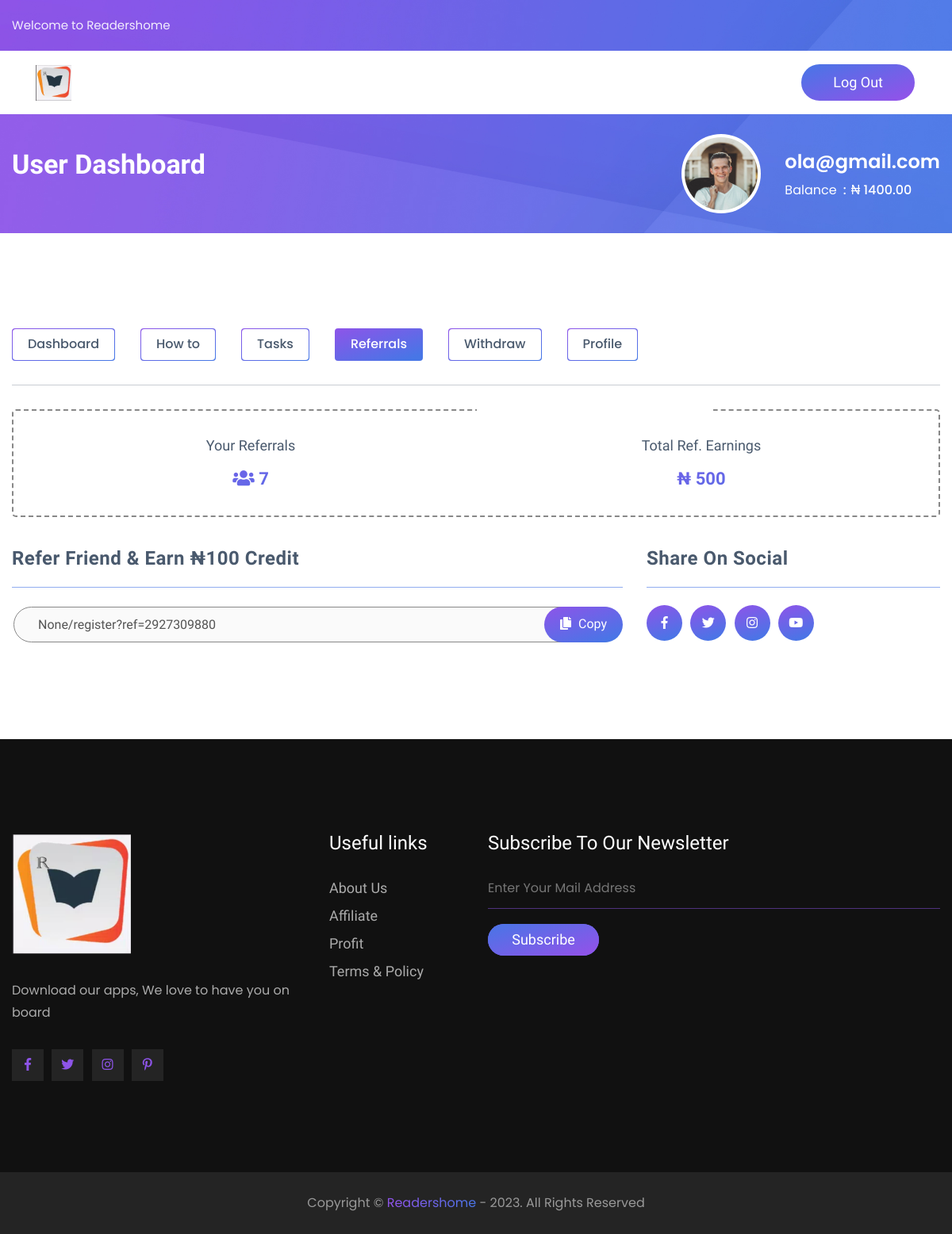
Page /referrals (signed in) on the committed database.
### authentication/models.py (models this page shows, shortened)
class User(AbstractBaseUser, PermissionsMixin, TimestampedModel):
    id = models.UUIDField(auto_created=True, default=uuid.uuid4, primary_key=True, verbose_name='ID', editable=False)
    username = models.CharField(db_index=True, max_length=255, unique=True)
    email = models.CharField(max_length=255, unique=True)
    firstname = models.CharField(max_length=255)
    lastname = models.CharField(max_length=255)
    phone = models.CharField(max_length=255)
    activation_token = models.UUIDField(auto_created=True, default=uuid.uuid4, editable=False, unique=True)
    referral_code = models.CharField(null=True, blank=True, max_length=255)
    is_active = models.BooleanField(default=True)
    is_vip = models.BooleanField(default=False)
    is_staff = models.BooleanField(default=False)
    first_app = models.BooleanField(default=False)
    second_app = models.BooleanField(default=False)
    third_app = models.BooleanField(default=False)
    fourth_app = models.BooleanField(default=False)
    objects = UserManager()
    USERNAME_FIELD = 'email'
    def __str__(self):
        return self.email

### account/models.py (models this page shows, shortened)
class UserProfile(TimestampedModel):
    user = models.OneToOneField(User, on_delete=models.CASCADE, related_name='profile')
    account_balance = models.DecimalField(max_digits=10, decimal_places=2, default=0)

### base/views.py (the view)
# urls.py: path('referrals', referrals, name='referrals'),
@login_required(login_url="/")
def referrals(request):
    referrals_count = Referral.objects.filter(referrer=request.user.profile).count()
    context = {
        "referrals_count": referrals_count,
        }
    return render(request,"referral.html", context)

### base/context_proccessor.py (called while the page is built)
def host(request):
    context = {
        'host': request.environ.get("HTTP_HOST"),
        'completed': request.user.first_app and request.user.second_app and request.user.third_app and request.user.fourth_app if request.user.is_authenticated else False,
    }
    return context

### templates/referral.html (shortened to what this page needs)
{% extends 'base.html' %}
{% load static %}
{% block content %}
<div class="user-dashboard">
    <div class="container">
        {% include "common/dashboard-menu.html" %}
        <div class="refferal-info">
            <div class="row">
                <div class="col-xl-6 col-lg-6 col-sm-6">
                    <div class="single-info">
                        <div class="part-text">
                            <span class="title">Your Referrals</span>
                            <span class="descr"><i class="fas fa-users"></i> {{referrals_count}}</span>
                        </div>
                    </div>
                </div>
                <div class="col-xl-6 col-lg-6 col-sm-6">
                    <div class="single-info">
                        <div class="part-text">
                            <span class="title">Total Ref. Earnings</span>
                            <span class="descr">₦ {{refferals_earnings.amount__sum}}</span>
                        </div>
                    </div>
                </div>
            </div>
        </div>
        <div class="row">
            <div class="col-xl-8 col-lg-8 col-md-7">
                <div class="ref-link">
                    <h3 class="title">
                        Refer Friend & Earn ₦100 Credit
                    </h3>
                    <form>
                        <input type="text" value="{{host}}{% url 'base:signup' %}?ref={{request.user.username}}" disabled>
                        <button class="copy-btn">
                            <span class="icon"><i class="fas fa-copy"></i></span>
                            <span class="text">Copy</span>
                        </button>
                    </form>
                </div>
            </div>
            <div class="col-xl-4 col-lg-4 col-md-5">
                <div class="share-on-social">
                    <h3 class="title">
                        Share On Social
                    </h3>
                    <ul>
                        <li>
                            <a href="#">
                                <i class="fab fa-facebook-f"></i>
                            </a>
                        </li>
                        <li>
                            <a href="#">
                                <i class="fab fa-twitter"></i>
                            </a>
                        </li>
                        <li>
                            <a href="#">
                                <i class="fab fa-instagram"></i>
                            </a>
                        </li>
                        <li>
                            <a href="#">
                                <i class="fab fa-youtube"></i>
                            </a>
                        </li>
                    </ul>
                </div>
            </div>
        </div>
    </div>
</div>
{% endblock content %}

### templates/common/breadcrumbs.html (shortened to what this page needs)
{% load static %}
<div class="breadcrumb-oitila db-breadcrumb">
    <div class="container">
        <div class="row justify-content-lg-around">
            <div class="col-xl-6 col-lg-7 col-md-5 col-sm-6 col-8">
                <div class="part-txt">
                    <h1>User Dashboard</h1>
                </div>
            </div>
            {% if request.user %}
            <div class="col-xl-6 col-lg-5 col-md-7 col-sm-6 col-4 d-flex align-items-center">
                <div class="db-user-profile">
                    <div class="part-data">
                        <span class="name">{{ request.user }}
                        </span>
                        <ul>
                            <li>
                                <span class="text">Balance</span>
                                <span class="number">₦ {{request.user.profile.account_balance}}</span>
                            </li>
                        </ul>
                    </div>
                    <div class="part-img">
                        <img src="{% static 'img/member-1.jpg' %}" alt="">
                    </div>
                </div>
            </div>
            {% endif %}
        </div>
    </div>
</div>

### rows in the picture
User: user "ola@gmail.com", user.profile.account_balance "1400.00", user.username "None/register?ref=2927309880"

### other values in the picture
{{ referrals_count }} "7"
{{ refferals_earnings.amount__sum }} "500"
